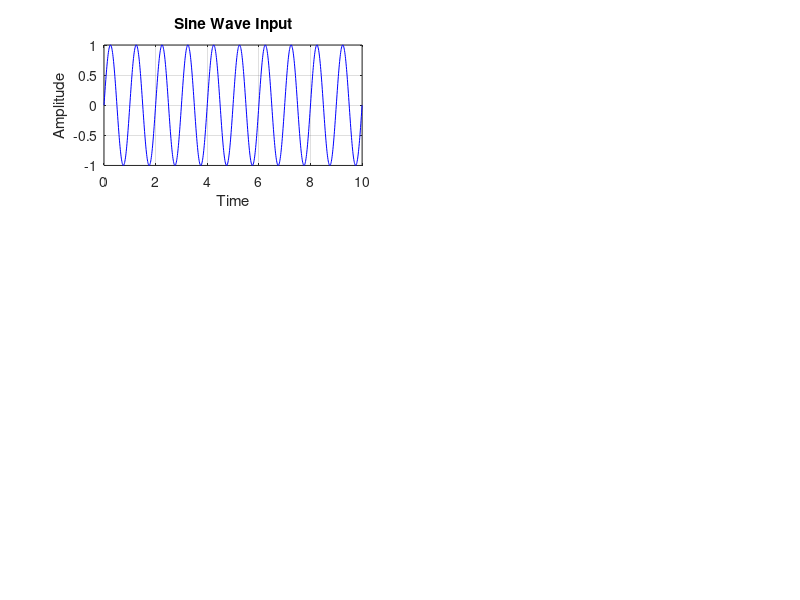

Write the MATLAB code that produced this figure. (Note: this script raises an error after producing the figure.)
f_c = 1e3;
time_1 = (linspace (0, 10, 1000));
signal_in = sin (2 * pi * f_c * time_1);
subplot(3, 2, 1);

plot (time_1, signal_in, "b"); %blue=signal_in
grid on;
xlabel('Time'); 
ylabel('Amplitude');
title("Sine Wave Input");
sgtitle("Rayleigh fading channel simulation");

for ii = 1:5
    tau = round(100 * rand(1, 1) + 1); % variable delay(phase shift)
    g1 = 1; %fixed gain
    g2 = (0.6 * rand(1, 1) + rand(1, 1)); %variable gain or attenuation
    
    signal_out = g1 * signal_in + g2 * ...
        [zeros(1, tau) signal_in(1:end - tau)];
    
    subplot(3, 2, ii + 1);
    plot (time_1, (signal_out), "r") %red=signal_out
    xlabel("Time"); ylabel("Amplitude");
    title(sprintf("tau = %f, g2 = %f",tau,g2));
    
end